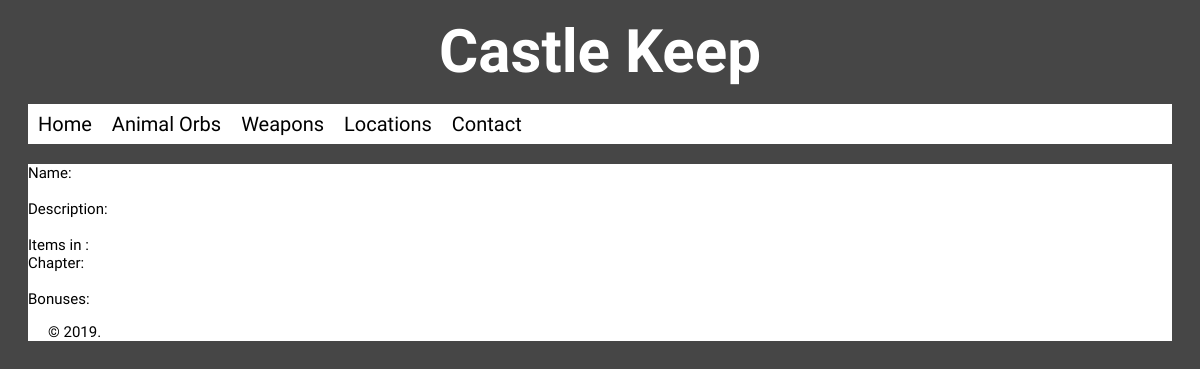
The app's page /location/54, older data.
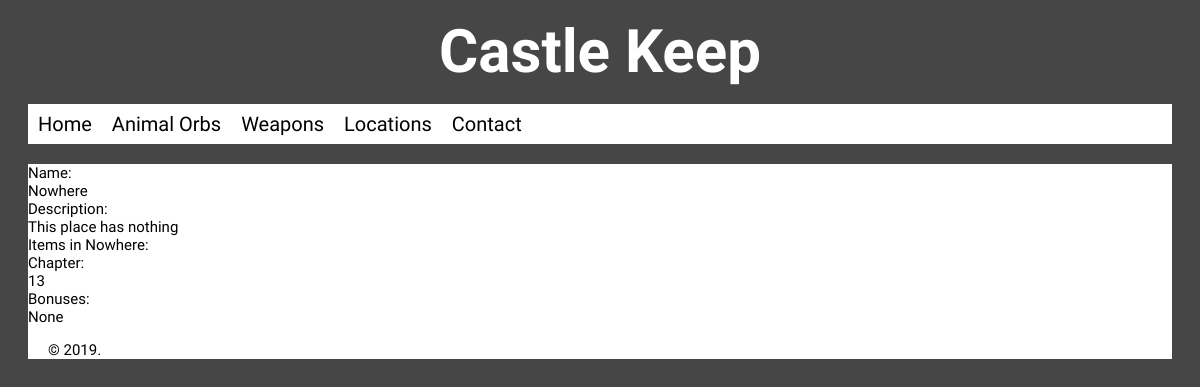
The same page, newer data.
### app/models.py (models this page shows)
class Location(db.Model):
    __tablename__ = 'Location'
    id = db.Column(db.Integer, primary_key=True, nullable=False)
    name = db.Column(db.String(100), nullable=False)
    description = db.Column(db.String(2000))
    chapter = db.Column(db.Integer, nullable=False)
    localeType = db.Column(db.String(10))
    orbs = db.relationship('Orb')
    weaponLoc = db.relationship('Weapon', backref = 'locale')

### app/routes.py (the view)
@app.route('/location/<id>')
def location_details(id):
    location = Location.query.filter_by(id = id).first()
    return render_template('location_details.html', page_title="Location Details", location=location)

### app/templates/location_details.html (shortened to what this page needs)
{% extends 'layout.html' %}
{% block content %}
<section>
  <p>
    Name: <br> {{location.name}}
    <br>
    Description: <br> {{location.description}}
    <br>
    Items in {{location.name}}:
    <br>
    Chapter: <br> {{location.chapter}}
    <br>
    Bonuses: <br> {{location.localeType}}
  </p>
{% endblock %}

### app/templates/layout.html (shortened to what this page needs)
<!doctype html>
<html>
  <head>
    <link rel="stylesheet" type="text/css" href="{{ url_for('static', filename='stylesheets/style.css') }}">
  </head>
  <body>
  {% include 'header.html' %}
  {% include 'nav.html' %}
  {% block content %}
  {% endblock %}
  {% include 'footer.html' %}
  </body>
</html>

### app/templates/header.html
<h1>Castle Keep</h1>

### app/templates/nav.html
<nav>
  <ul>
    <li><a href = "/">Home</a></li>
    <li><a href = "/all_orbs">Animal Orbs</a></li>
    <li><a href = "/all_weapons">Weapons</a></li>
    <li><a href = "/all_locations">Locations</a></li>
    <li><a href = "/contact">Contact</a></li>
  </ul>
</nav>

### app/templates/footer.html
<section>
  <p>
  &copy; 2019.
  </p>
</section>

### app/static/stylesheets/style.css (style rules this page uses)
html { background-color: #464646; color: #000000; }
p { font-family: 'Basic', sans-serif; font-size: 15px; text-align: justify; }
section, nav { background-color: #FFFFFF; margin: 0 20px 20px 20px; }
h1 { font-size: 5vw; font-family: 'Bungee Shade', cursive; color: #FFFFFF; margin: 10px; line-height: 7vw; text-align: center; }
a:link { color: #000000; }
ul { margin: 0; padding: 0; list-style-type: none; overflow: hidden; }
a { margin: 0; }
li a { text-decoration: none; float: left; padding: 10px; text-align: center; display: block; font-size: 20px; font-family: 'Bungee', cursive; line-height: 20px; }

Row changes from the older to the newer data that the page shows:
added Location: name "Nowhere", description "This place has nothing", chapter "13", localeType "None"
